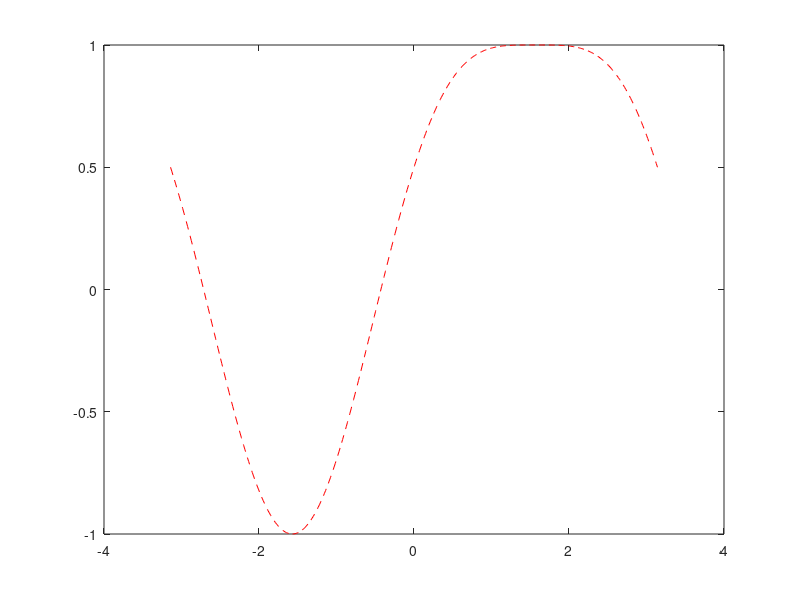

The MATLAB script that drew this image: (Note: this script raises an error after producing the figure.)
x = linspace(-pi,pi,400);
y = sin(x)+0.5*cos(x).^2;
x2 = linspace(-pi,pi,50);
y2 = (1-x.^2*pi).*exp(-x.^2);
y3 = (1-x2.^2*pi).*exp(-x2.^2);
plot(x,y,'--r')
hold on
plot(x,y2,'-b','lwidth',0.1)
stem(x2,y3,'ok','msize',1.0,'markerfacecolor',foo)
figure
stem(x2,y3,'ok')